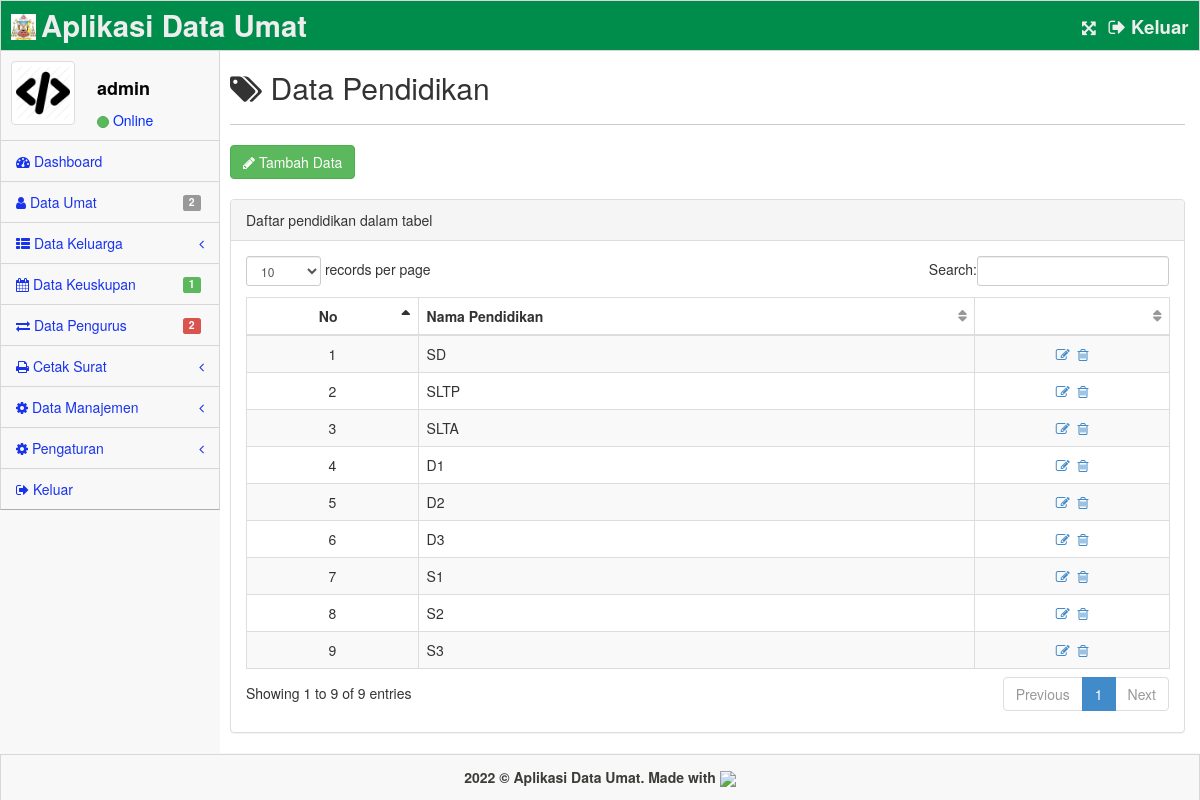
Screenshot of /home.php?page=pendidikan (signed in) with the database file from the repository.
### tables this page shows
CREATE TABLE `tb_app` (
  `id` int(11) NOT NULL,
  `nama` varchar(128) NOT NULL,
  `logo` varchar(128) NOT NULL
);

CREATE TABLE `tb_user` (
  `id` int(11) NOT NULL,
  `username` varchar(128) NOT NULL,
  `password` varchar(128) NOT NULL,
  `hak_akses` int(1) NOT NULL,
  `aktif` int(1) NOT NULL,
  `avatar` varchar(128) NOT NULL
);

CREATE TABLE `tb_pendidikan` (
  `id` int(11) NOT NULL,
  `nama_pendidikan` varchar(128) NOT NULL
);

### dist/query.php (called while the page is built, shortened)
<?php
$app = mysql_fetch_array(mysql_query("SELECT * FROM tb_app"));
$a = mysql_num_rows(mysql_query("SELECT * FROM tb_umat"));
$c = mysql_num_rows(mysql_query("SELECT * FROM tb_keuskupan"));
$d = mysql_num_rows(mysql_query("SELECT * FROM tb_pengurus"));

### pages/manajemen/data_pendidikan.php (the view, shortened to what this page needs)
<?php
$pen = mysql_query("SELECT * FROM tb_pendidikan ORDER BY id ASC");
?>
<div class="inner" style="min-height: 1px">
    <div class="row">
        <div class="col-lg-12">
            <h2><i class="icon-tags"></i> Data Pendidikan</h2>
        </div>
    </div>
    <hr />
    <div class="row">
        <div class="col-lg-12">
            <a href="#" class="btn btn-success" data-toggle="modal" data-target="#addPendidikan"><i class="icon-pencil"></i> Tambah Data</a><br><br>
            <div class="panel panel-default">
                <div class="panel-heading">Daftar pendidikan dalam tabel</div>
                <div class="panel-body">
                    <div class="table-responsive">
                        <table class="table table-striped table-bordered table-hover" id="dataTables-example">
                            <thead>
                                <tr>
                                    <th class="text-center">No</th>
                                    <th>Nama Pendidikan</th>
                                    <th></th>
                                </tr>
                            </thead>
                            <tbody>
                                <?php
                                $no = 1;
                                while($p = mysql_fetch_array($pen)) : ?>
                                <tr class="odd gradeX">
                                    <td class="text-center"><?= $no; ?></td>
                                    <td><?= $p['nama_pendidikan']; ?></td>
                                    <td class="text-center">
                                        <a class="open-AddBookDialog" data-id="<?=$p['id'];?>" data-id1="<?=$p['nama_pendidikan'];?>" data-toggle="modal" data-target="#editPendidikan" href="#" title="Edit"><i class="icon-edit"></i></a>&nbsp;
                                        <a class="open-AddBookDialog" data-id="<?=$p['id'];?>" data-toggle="modal" data-target="#hapusPendidikan" href="#" title="Hapus"><i class="icon-trash"></i></a>
                                    </td>
                                </tr>
                                <?php $no++;endwhile; ?>
                            </tbody>
                        </table>
                    </div>
                </div>
            </div>
        </div>
    </div>
</div>
<div class="col-lg-12">
</div>
<div class="col-lg-12">
</div>
<div class="col-lg-12">
</div>

### home.php (shortened to what this page needs)
<?php
include "dist/query.php";
$user = mysql_fetch_array(mysql_query("SELECT * FROM tb_user WHERE id='$_SESSION[id]'"));
?>
<!DOCTYPE html>
<html lang="en">
<head>
    <link rel="stylesheet" href="assets/plugins/bootstrap/css/bootstrap.css" />
    <link rel="stylesheet" href="assets/css/main.css" />
    <link rel="stylesheet" href="assets/css/theme.css" />
    <link rel="stylesheet" href="assets/css/MoneAdmin.css" />
    <link rel="stylesheet" href="assets/plugins/Font-Awesome/css/font-awesome.css" />
    <link rel="stylesheet" href="assets/plugins/dataTables/dataTables.bootstrap.css" />
    <link rel="stylesheet" href="assets/css/jquery-ui.css" />
    <link rel="stylesheet" href="assets/plugins/uniform/themes/default/css/uniform.default.css" />
    <link rel="stylesheet" href="assets/plugins/inputlimiter/jquery.inputlimiter.1.0.css" />
    <link rel="stylesheet" href="assets/plugins/chosen/chosen.min.css" />
    <link rel="stylesheet" href="assets/plugins/datepicker/css/datepicker.css" />
    <link rel="stylesheet" href="assets/plugins/select2/css/select2.min.css" />
    <link rel="stylesheet" href="assets/plugins/login/css/font-awesome.min.css" />
    <link rel="stylesheet" href="assets/css/bootstrap-fileupload.min.css" />
</head>
<body class="padTop53">
    <div id="wrap">
        <div id="top">
            <nav class="navbar navbar-inverse navbar-fixed-top" style="padding-top:10px;background-color:#008d4c;">
                <header style="padding: 3px 0px 0px 10px">
                    <a href="home.php" class="navbar-brand">
                    <img src="assets/img/<?=$app['logo'];?>" width="25" style="padding-bottom:10px;" /> <strong style="font-size:22pt;color:#eee;"><?=$app['nama'];?></strong></a>
                </header>
                <div style="padding-left:30px" class="navbar-right hidden-xs">
                    <a href="#" class="toggle-fullscreen" title="Full Screen"><strong style="color:#eee;font-size:12pt;"><i class="icon-fullscreen"></i>&nbsp;&nbsp;</strong></a>
                    <a href="#" data-toggle="modal" data-target="#keluar" title="Keluar"><strong style="color:#eee;font-size:14pt;"><i class="icon-signout"></i> Keluar&nbsp;&nbsp;</strong></a>
                </div>
            </nav>
        </div>
        <div id="left">
            <div class="media user-media well-small">
                <a class="user-link" href="?page=profil">
                    <img class="media-object img-thumbnail user-img" alt="User Picture" src="assets/img/<?= $user['avatar']; ?>" width="64" />
                </a>
                <br />
                <div class="media-body">
                    <h5 class="media-heading"> <?= $user['username']; ?></h5>
                    <ul class="list-unstyled user-info">
                        <li><a class="btn btn-success btn-xs btn-circle" style="width: 10px;height: 12px;"></a> Online</li>
                    </ul>
                </div>
                <br />
            </div>
            <ul id="menu" class="collapse">
                <li class="panel"><a href="home.php"><i class="icon-dashboard"></i> Dashboard</a></li>
                <li><a href="?page=umat"><i class="icon-user"></i> Data Umat<span class="label label-default"><?=$a;?></span></a>
                </li>
                <li class="panel">
                    <a href="#" data-parent="menu" data-toggle="collapse" class="accordion-toggle" data-target="#DDL1-nav">
                        <i class="icon-th-list"></i> Data Keluarga<span class="pull-right"><i class="icon-angle-left"></i></span>
                    </a>
                </li>
                <li><a href="?page=keuskupan"><i class="icon-calendar"></i> Data Keuskupan<span class="label label-success"><?=$c;?></span></a></li>
                <li><a href="?page=pengurus"><i class="icon-exchange"></i> Data Pengurus<span class="label label-danger"><?=$d;?></span></a></li>
                <li class="panel">
                    <a href="#" data-parent="menu" data-toggle="collapse" class="accordion-toggle" data-target="#DDL2-nav">
                        <i class="icon-print"></i> Cetak Surat<span class="pull-right"><i class="icon-angle-left"></i></span>
                    </a>
                </li>
                <li class="panel">
                    <a href="#" data-parent="#menu" data-toggle="collapse" class="accordion-toggle" data-target="#DDL3-nav">
                        <i class=" icon-gear"></i> Data Manajemen<span class="pull-right"><i class="icon-angle-left"></i></span>
                    </a>
                </li>
                <li class="panel">
                    <a href="#" data-parent="#menu" data-toggle="collapse" class="accordion-toggle" data-target="#DDL4-nav">
                        <i class=" icon-gear"></i> Pengaturan<span class="pull-right"><i class="icon-angle-left"></i></span>
                    </a>
                </li>
                <li><a href="#" data-toggle="modal" data-target="#keluar"><i class="icon-signout"></i> Keluar</a></li>
            </ul>
        </div>
        <div id="content">
            <?php
                $page = (isset($_GET['page']))? $_GET['page'] : "main";
                switch ($page) {
                    case 'pendidikan' : include "pages/manajemen/data_pendidikan.php"; break;
                }
            ?>
        </div>
    </div>
    <div class="col-sm-12">
    </div>
    <div id="footer">
        <p style="color: #3b3d38;font-weight: bold;"><?=date("Y");?> &copy; <?=$app['nama'];?>. Made with <img src="assets/img/love.gif" width="25"></i></p>
    </div>
</body>
</html>

### assets/css/MoneAdmin.css (style rules this page uses)
body { background-color: #f8f8f8; }
table.dataTable thead .sorting, table.dataTable thead .sorting_asc:after, table.dataTable thead .sorting_desc, table.dataTable thead .sorting_asc_disabled, table.dataTable thead .sorting_desc_disabled { background: transparent; }
table.dataTable thead .sorting_asc:after { content: "\f0de"; float: right; font-family: fontawesome; }
table.dataTable thead .sorting:after { content: "\f0dc"; float: right; font-family: fontawesome; color: rgba(50,50,50,.5); }
.btn-circle { width: 30px; height: 30px; padding: 6px 0; border-radius: 15px; text-align: center; font-size: 12px; line-height: 1.428571429; }

### rows the page displays
tb_app: logo (picture), nama "Aplikasi Data Umat"
tb_user: avatar (picture), username "admin"
tb_pendidikan: nama_pendidikan "SD"
tb_pendidikan: nama_pendidikan "SLTP"
tb_pendidikan: nama_pendidikan "SLTA"
tb_pendidikan: nama_pendidikan "D1"
tb_pendidikan: nama_pendidikan "D2"
tb_pendidikan: nama_pendidikan "D3"
tb_pendidikan: nama_pendidikan "S1"
tb_pendidikan: nama_pendidikan "S2"
tb_pendidikan: nama_pendidikan "S3"

### other values shown
$a "2"
$c "1"
$d "2"
